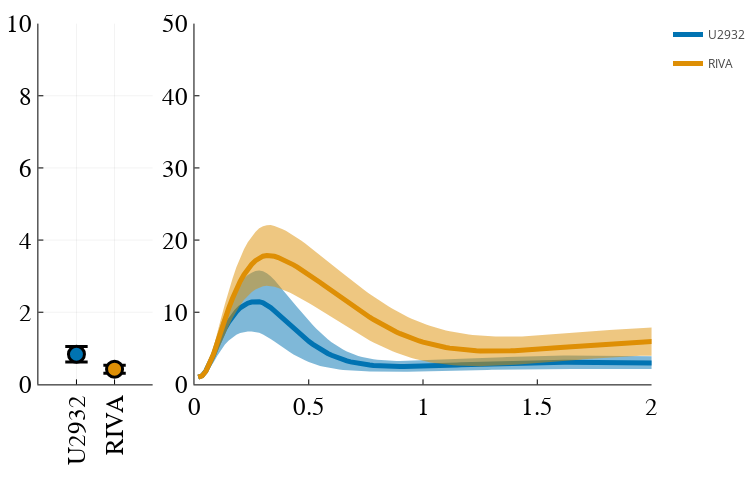
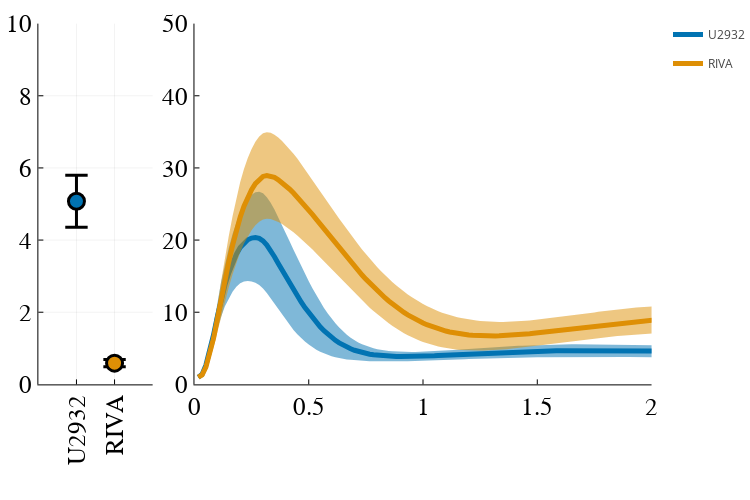

The cell these charts' notebook holds for them, in order:
### Markdown cell above
# Figure 2 B and C

### Code cell
###### folder="outputs"
colorArray=palette(:seaborn_colorblind)[[1,2]]
folder="outputs/cellLineScans"
linesToHighlight=["U2932","RIVA"]
conditions=linesToHighlight
conditions=conditions[1:end]
#conditions=["WT","moreRelA","morecRel","moreRelB","morep100","moreRelBAndp100","morep50"]
speciesToPlot=["cRelnp50n","RelAnp50n"]
plotAllSpeciesNormalised(speciesToPlot,conditions,colorArray,first_cell,last_cell,folder,2,50)

### Figure 1 — Plotly figure (JSON) as saved in the notebook; plotly's stock layout.template omitted (floating-point values rounded to 4 significant figures; data arrays with more than 128 entries replaced by an {"elided": "..."} marker saying what was removed)
{"data": [{"colorbar": {"title": ""}, "legendgroup": "", "line": {"color": "rgba(0, 0, 0, 1.000)", "dash": "solid", "shape": "linear", "width": 3}, "marker": {"color": "rgba(0, 0, 0, 1.000)", "line": {"color": "rgba(0, 0, 0, 1.000)", "width": 3}, "size": 16, "symbol": "line-ew"}, "mode": "lines+markers", "name": "", "showlegend": false, "type": "scatter", "x": [1, 1], "xaxis": "x1", "y": [0.6234, 1.048], "yaxis": "y1", "zmax": null, "zmin": null}, {"colorbar": {"title": ""}, "legendgroup": "", "marker": {"color": "rgba(1, 115, 178, 1.000)", "line": {"color": "rgba(0, 0, 0, 1.000)", "width": 3}, "size": 16, "symbol": "circle"}, "mode": "markers", "name": "", "showlegend": false, "type": "scatter", "x": [1], "xaxis": "x1", "y": [0.8357], "yaxis": "y1", "zmax": null, "zmin": null}, {"colorbar": {"title": ""}, "legendgroup": "", "line": {"color": "rgba(0, 0, 0, 1.000)", "dash": "solid", "shape": "linear", "width": 3}, "marker": {"color": "rgba(0, 0, 0, 1.000)", "line": {"color": "rgba(0, 0, 0, 1.000)", "width": 3}, "size": 16, "symbol": "line-ew"}, "mode": "lines+markers", "name": "", "showlegend": false, "type": "scatter", "x": [2, 2], "xaxis": "x1", "y": [0.3109, 0.5312], "yaxis": "y1", "zmax": null, "zmin": null}, {"colorbar": {"title": ""}, "legendgroup": "", "marker": {"color": "rgba(222, 143, 5, 1.000)", "line": {"color": "rgba(0, 0, 0, 1.000)", "width": 3}, "size": 16, "symbol": "circle"}, "mode": "markers", "name": "", "showlegend": false, "type": "scatter", "x": [2], "xaxis": "x1", "y": [0.421], "yaxis": "y1", "zmax": null, "zmin": null}, {"colorbar": {"title": ""}, "fill": "tozeroy", "fillcolor": "rgba(1, 115, 178, 0.500)", "legendgroup": "U2932", "line": {"color": "rgba(1, 115, 178, 1.000)", "dash": "solid", "shape": "linear", "width": 0}, "mode": "lines", "name": "U2932", "showlegend": false, "type": "scatter", "x": {"elided": "962 int values"}, "xaxis": "x2", "y": {"elided": "962 float values"}, "yaxis": "y2", "zmax": null, "zmin": null}, {"colorbar": {"title": ""}, "fillrange": {"elided": "2x481 float values"}, "legendgroup": "U2932", "line": {"color": "rgba(1, 115, 178, 1.000)", "dash": "solid", "shape": "linear", "width": 5}, "mode": "lines", "name": "U2932", "showlegend": true, "type": "scatter", "x": {"elided": "481 int values"}, "xaxis": "x2", "y": {"elided": "481 float values"}, "yaxis": "y2", "zmax": null, "zmin": null}, {"colorbar": {"title": ""}, "fill": "tozeroy", "fillcolor": "rgba(222, 143, 5, 0.500)", "legendgroup": "RIVA", "line": {"color": "rgba(222, 143, 5, 1.000)", "dash": "solid", "shape": "linear", "width": 0}, "mode": "lines", "name": "RIVA", "showlegend": false, "type": "scatter", "x": {"elided": "962 int values"}, "xaxis": "x2", "y": {"elided": "962 float values"}, "yaxis": "y2", "zmax": null, "zmin": null}, {"colorbar": {"title": ""}, "fillrange": {"elided": "2x481 float values"}, "legendgroup": "RIVA", "line": {"color": "rgba(222, 143, 5, 1.000)", "dash": "solid", "shape": "linear", "width": 5}, "mode": "lines", "name": "RIVA", "showlegend": true, "type": "scatter", "x": {"elided": "481 int values"}, "xaxis": "x2", "y": {"elided": "481 float values"}, "yaxis": "y2", "zmax": null, "zmin": null}], "layout": {"annotations": [], "height": 500, "legend_position": {"bgcolor": "rgba(255, 255, 255, 1.000)", "bordercolor": "rgba(0, 0, 0, 1.000)", "borderwidth": 1, "font": {"color": "rgba(0, 0, 0, 1.000)", "family": "sans-serif", "size": 11}, "title": {"font": {"color": "rgba(0, 0, 0, 1.000)", "family": "sans-serif", "size": 15}, "text": ""}, "tracegroupgap": 0, "traceorder": "normal", "x": 1, "xanchor": "auto", "y": 1, "yanchor": "auto"}, "margin": {"b": 20, "l": 0, "r": 0, "t": 20}, "paper_bgcolor": "rgba(255, 255, 255, 1.000)", "plot_bgcolor": "rgba(255, 255, 255, 1.000)", "showlegend": true, "width": 750, "xaxis1": {"anchor": "y1", "domain": [0.05858, 0.233], "gridcolor": "rgba(0, 0, 0, 0.100)", "gridwidth": 0.5, "linecolor": "rgba(0, 0, 0, 1.000)", "mirror": false, "range": [0, 3], "showgrid": true, "showline": true, "showticklabels": true, "tickangle": -90, "tickcolor": "rgb(0, 0, 0)", "tickfont": {"color": "rgba(0, 0, 0, 1.000)", "family": "sans-serif", "size": 25}, "tickmode": "array", "ticks": "inside", "ticktext": ["U2932", "RIVA"], "tickvals": [1, 2], "title": "", "titlefont": {"color": "rgba(0, 0, 0, 1.000)", "family": "sans-serif", "size": 15}, "type": "-", "visible": true, "zeroline": false, "zerolinecolor": "rgba(0, 0, 0, 1.000)"}, "xaxis2": {"anchor": "y2", "domain": [0.2969, 0.9948], "gridcolor": "rgba(0, 0, 0, 0.100)", "gridwidth": 0.5, "linecolor": "rgba(0, 0, 0, 1.000)", "mirror": false, "range": [0, 120], "showgrid": false, "showline": true, "showticklabels": true, "tickangle": 0, "tickcolor": "rgb(0, 0, 0)", "tickfont": {"color": "rgba(0, 0, 0, 1.000)", "family": "sans-serif", "size": 25}, "tickmode": "array", "ticks": "inside", "ticktext": [0, 0.5, 1, 1.5, 2, 2.5, 3, 3.5, 4, 4.5, 5, 5.5, 6, 6.5, 7, 7.5, 8], "tickvals": [0, 30, 60, 90, 120, 150, 180, 210, 240, 270, 300, 330, 360, 390, 420, 450, 480], "title": "", "titlefont": {"color": "rgba(0, 0, 0, 1.000)", "family": "sans-serif", "size": 15}, "type": "-", "visible": true, "zeroline": false, "zerolinecolor": "rgba(0, 0, 0, 1.000)"}, "yaxis1": {"anchor": "x1", "domain": [0.2079, 0.9921], "gridcolor": "rgba(0, 0, 0, 0.100)", "gridwidth": 0.5, "linecolor": "rgba(0, 0, 0, 1.000)", "mirror": false, "range": [0, 10], "showgrid": true, "showline": true, "showticklabels": true, "tickangle": 0, "tickcolor": "rgb(0, 0, 0)", "tickfont": {"color": "rgba(0, 0, 0, 1.000)", "family": "sans-serif", "size": 25}, "tickmode": "array", "ticks": "inside", "ticktext": ["0", "2", "4", "6", "8", "10"], "tickvals": [0, 2, 4, 6, 8, 10], "title": "", "titlefont": {"color": "rgba(0, 0, 0, 1.000)", "family": "sans-serif", "size": 15}, "type": "-", "visible": true, "zeroline": false, "zerolinecolor": "rgba(0, 0, 0, 1.000)"}, "yaxis2": {"anchor": "x2", "domain": [0.2079, 0.9921], "gridcolor": "rgba(0, 0, 0, 0.100)", "gridwidth": 0.5, "linecolor": "rgba(0, 0, 0, 1.000)", "mirror": false, "range": [0, 50], "showgrid": false, "showline": true, "showticklabels": true, "tickangle": 0, "tickcolor": "rgb(0, 0, 0)", "tickfont": {"color": "rgba(0, 0, 0, 1.000)", "family": "sans-serif", "size": 25}, "tickmode": "array", "ticks": "inside", "ticktext": ["0", "10", "20", "30", "40", "50"], "tickvals": [0, 10, 20, 30, 40, 50], "title": "", "titlefont": {"color": "rgba(0, 0, 0, 1.000)", "family": "sans-serif", "size": 15}, "type": "-", "visible": true, "zeroline": false, "zerolinecolor": "rgba(0, 0, 0, 1.000)"}}}

### Figure 2 — Plotly figure (JSON) as saved in the notebook; plotly's stock layout.template omitted (floating-point values rounded to 4 significant figures; data arrays with more than 128 entries replaced by an {"elided": "..."} marker saying what was removed)
{"data": [{"colorbar": {"title": ""}, "legendgroup": "", "line": {"color": "rgba(0, 0, 0, 1.000)", "dash": "solid", "shape": "linear", "width": 3}, "marker": {"color": "rgba(0, 0, 0, 1.000)", "line": {"color": "rgba(0, 0, 0, 1.000)", "width": 3}, "size": 16, "symbol": "line-ew"}, "mode": "lines+markers", "name": "", "showlegend": false, "type": "scatter", "x": [1, 1], "xaxis": "x1", "y": [4.358, 5.794], "yaxis": "y1", "zmax": null, "zmin": null}, {"colorbar": {"title": ""}, "legendgroup": "", "marker": {"color": "rgba(1, 115, 178, 1.000)", "line": {"color": "rgba(0, 0, 0, 1.000)", "width": 3}, "size": 16, "symbol": "circle"}, "mode": "markers", "name": "", "showlegend": false, "type": "scatter", "x": [1], "xaxis": "x1", "y": [5.076], "yaxis": "y1", "zmax": null, "zmin": null}, {"colorbar": {"title": ""}, "legendgroup": "", "line": {"color": "rgba(0, 0, 0, 1.000)", "dash": "solid", "shape": "linear", "width": 3}, "marker": {"color": "rgba(0, 0, 0, 1.000)", "line": {"color": "rgba(0, 0, 0, 1.000)", "width": 3}, "size": 16, "symbol": "line-ew"}, "mode": "lines+markers", "name": "", "showlegend": false, "type": "scatter", "x": [2, 2], "xaxis": "x1", "y": [0.4907, 0.6867], "yaxis": "y1", "zmax": null, "zmin": null}, {"colorbar": {"title": ""}, "legendgroup": "", "marker": {"color": "rgba(222, 143, 5, 1.000)", "line": {"color": "rgba(0, 0, 0, 1.000)", "width": 3}, "size": 16, "symbol": "circle"}, "mode": "markers", "name": "", "showlegend": false, "type": "scatter", "x": [2], "xaxis": "x1", "y": [0.5887], "yaxis": "y1", "zmax": null, "zmin": null}, {"colorbar": {"title": ""}, "fill": "tozeroy", "fillcolor": "rgba(1, 115, 178, 0.500)", "legendgroup": "U2932", "line": {"color": "rgba(1, 115, 178, 1.000)", "dash": "solid", "shape": "linear", "width": 0}, "mode": "lines", "name": "U2932", "showlegend": false, "type": "scatter", "x": {"elided": "962 int values"}, "xaxis": "x2", "y": {"elided": "962 float values"}, "yaxis": "y2", "zmax": null, "zmin": null}, {"colorbar": {"title": ""}, "fillrange": {"elided": "2x481 float values"}, "legendgroup": "U2932", "line": {"color": "rgba(1, 115, 178, 1.000)", "dash": "solid", "shape": "linear", "width": 5}, "mode": "lines", "name": "U2932", "showlegend": true, "type": "scatter", "x": {"elided": "481 int values"}, "xaxis": "x2", "y": {"elided": "481 float values"}, "yaxis": "y2", "zmax": null, "zmin": null}, {"colorbar": {"title": ""}, "fill": "tozeroy", "fillcolor": "rgba(222, 143, 5, 0.500)", "legendgroup": "RIVA", "line": {"color": "rgba(222, 143, 5, 1.000)", "dash": "solid", "shape": "linear", "width": 0}, "mode": "lines", "name": "RIVA", "showlegend": false, "type": "scatter", "x": {"elided": "962 int values"}, "xaxis": "x2", "y": {"elided": "962 float values"}, "yaxis": "y2", "zmax": null, "zmin": null}, {"colorbar": {"title": ""}, "fillrange": {"elided": "2x481 float values"}, "legendgroup": "RIVA", "line": {"color": "rgba(222, 143, 5, 1.000)", "dash": "solid", "shape": "linear", "width": 5}, "mode": "lines", "name": "RIVA", "showlegend": true, "type": "scatter", "x": {"elided": "481 int values"}, "xaxis": "x2", "y": {"elided": "481 float values"}, "yaxis": "y2", "zmax": null, "zmin": null}], "layout": {"annotations": [], "height": 500, "legend_position": {"bgcolor": "rgba(255, 255, 255, 1.000)", "bordercolor": "rgba(0, 0, 0, 1.000)", "borderwidth": 1, "font": {"color": "rgba(0, 0, 0, 1.000)", "family": "sans-serif", "size": 11}, "title": {"font": {"color": "rgba(0, 0, 0, 1.000)", "family": "sans-serif", "size": 15}, "text": ""}, "tracegroupgap": 0, "traceorder": "normal", "x": 1, "xanchor": "auto", "y": 1, "yanchor": "auto"}, "margin": {"b": 20, "l": 0, "r": 0, "t": 20}, "paper_bgcolor": "rgba(255, 255, 255, 1.000)", "plot_bgcolor": "rgba(255, 255, 255, 1.000)", "showlegend": true, "width": 750, "xaxis1": {"anchor": "y1", "domain": [0.05858, 0.233], "gridcolor": "rgba(0, 0, 0, 0.100)", "gridwidth": 0.5, "linecolor": "rgba(0, 0, 0, 1.000)", "mirror": false, "range": [0, 3], "showgrid": true, "showline": true, "showticklabels": true, "tickangle": -90, "tickcolor": "rgb(0, 0, 0)", "tickfont": {"color": "rgba(0, 0, 0, 1.000)", "family": "sans-serif", "size": 25}, "tickmode": "array", "ticks": "inside", "ticktext": ["U2932", "RIVA"], "tickvals": [1, 2], "title": "", "titlefont": {"color": "rgba(0, 0, 0, 1.000)", "family": "sans-serif", "size": 15}, "type": "-", "visible": true, "zeroline": false, "zerolinecolor": "rgba(0, 0, 0, 1.000)"}, "xaxis2": {"anchor": "y2", "domain": [0.2969, 0.9948], "gridcolor": "rgba(0, 0, 0, 0.100)", "gridwidth": 0.5, "linecolor": "rgba(0, 0, 0, 1.000)", "mirror": false, "range": [0, 120], "showgrid": false, "showline": true, "showticklabels": true, "tickangle": 0, "tickcolor": "rgb(0, 0, 0)", "tickfont": {"color": "rgba(0, 0, 0, 1.000)", "family": "sans-serif", "size": 25}, "tickmode": "array", "ticks": "inside", "ticktext": [0, 0.5, 1, 1.5, 2, 2.5, 3, 3.5, 4, 4.5, 5, 5.5, 6, 6.5, 7, 7.5, 8], "tickvals": [0, 30, 60, 90, 120, 150, 180, 210, 240, 270, 300, 330, 360, 390, 420, 450, 480], "title": "", "titlefont": {"color": "rgba(0, 0, 0, 1.000)", "family": "sans-serif", "size": 15}, "type": "-", "visible": true, "zeroline": false, "zerolinecolor": "rgba(0, 0, 0, 1.000)"}, "yaxis1": {"anchor": "x1", "domain": [0.2079, 0.9921], "gridcolor": "rgba(0, 0, 0, 0.100)", "gridwidth": 0.5, "linecolor": "rgba(0, 0, 0, 1.000)", "mirror": false, "range": [0, 10], "showgrid": true, "showline": true, "showticklabels": true, "tickangle": 0, "tickcolor": "rgb(0, 0, 0)", "tickfont": {"color": "rgba(0, 0, 0, 1.000)", "family": "sans-serif", "size": 25}, "tickmode": "array", "ticks": "inside", "ticktext": ["0", "2", "4", "6", "8", "10"], "tickvals": [0, 2, 4, 6, 8, 10], "title": "", "titlefont": {"color": "rgba(0, 0, 0, 1.000)", "family": "sans-serif", "size": 15}, "type": "-", "visible": true, "zeroline": false, "zerolinecolor": "rgba(0, 0, 0, 1.000)"}, "yaxis2": {"anchor": "x2", "domain": [0.2079, 0.9921], "gridcolor": "rgba(0, 0, 0, 0.100)", "gridwidth": 0.5, "linecolor": "rgba(0, 0, 0, 1.000)", "mirror": false, "range": [0, 50], "showgrid": false, "showline": true, "showticklabels": true, "tickangle": 0, "tickcolor": "rgb(0, 0, 0)", "tickfont": {"color": "rgba(0, 0, 0, 1.000)", "family": "sans-serif", "size": 25}, "tickmode": "array", "ticks": "inside", "ticktext": ["0", "10", "20", "30", "40", "50"], "tickvals": [0, 10, 20, 30, 40, 50], "title": "", "titlefont": {"color": "rgba(0, 0, 0, 1.000)", "family": "sans-serif", "size": 15}, "type": "-", "visible": true, "zeroline": false, "zerolinecolor": "rgba(0, 0, 0, 1.000)"}}}
